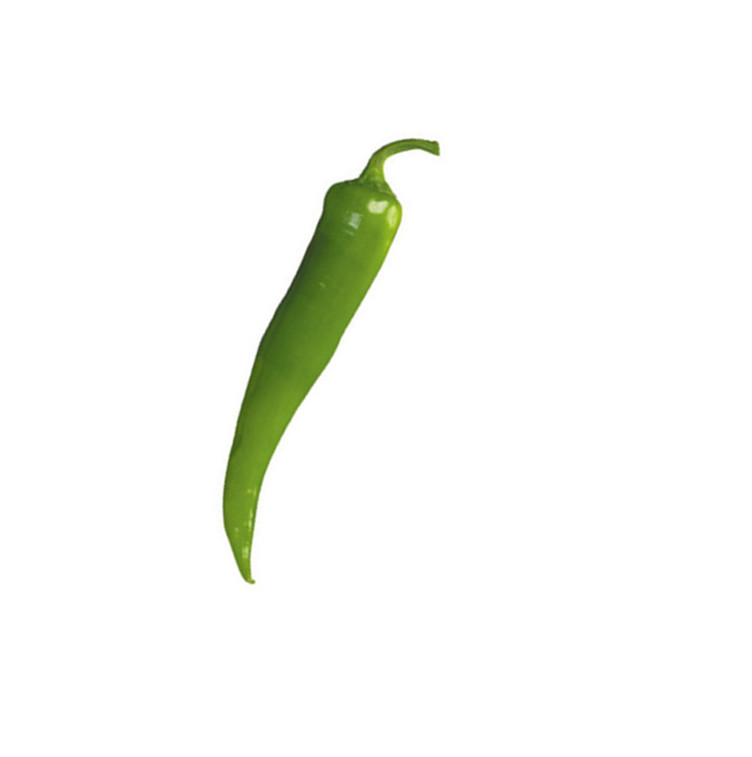
#> input picture src/p1.jpg, 752 x 757 px
$ python mytest.py
#> lines starting #> are read from the running program, lines starting #| are printed output that depends on the picture; after the words box and inside, x2 and y2 are one past the last pixel; in counts of white or black regions, pixels touching at a corner belong together
# -*- coding: utf-8 -*-
"""
Created on Sat Apr 14 00:24:57 2018

@author: user
"""

import numpy as np
import pylab as pl
from skimage.io import imread
from skimage.color import rgb2gray, rgb2hsv
from scipy import ndimage as ndi
import time
import voronoi

imrgb = imread('p1.jpg'); pl.figure(); pl.imshow(imrgb)
#> further down, imrgb is the input picture: shape (757, 752, 3); mean R, G, B 248, 249.5, 245.5

imhsv = rgb2hsv(imrgb)
#> imhsv: shape (757, 752, 3) float64; mean of channels 0, 1, 2 0.0137, 0.0306, 0.979
hcomp = imrgb[:,:,0]
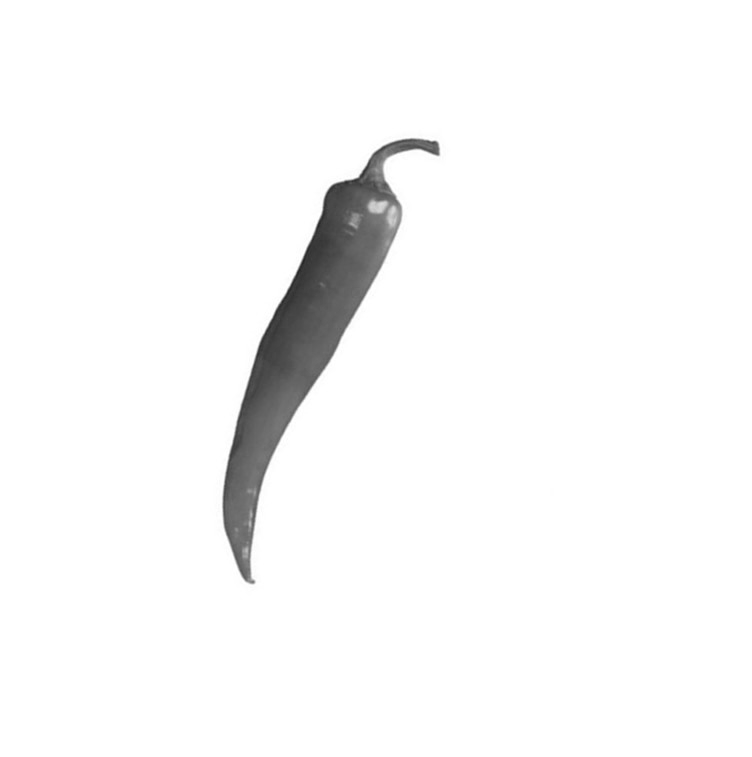
#> hcomp: shape (757, 752); min 36, max 255, mean 248
binary = (50 < hcomp) & (hcomp < 165)
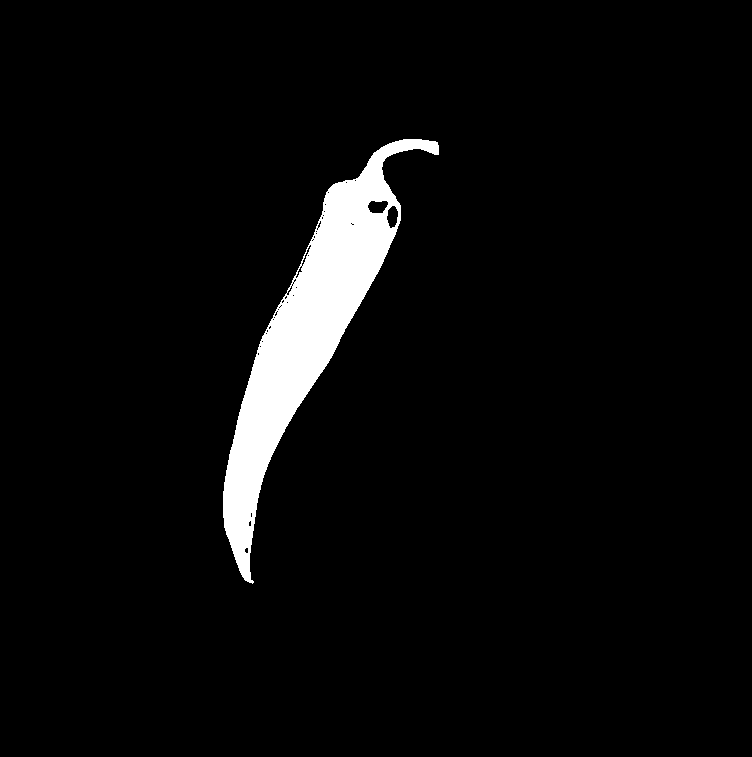
#> binary: shape (757, 752) bool; 4.2% white; 1 white region, box (x1, y1, x2, y2) and area: (223, 139, 439, 584) 23846
im_filled = ndi.binary_fill_holes(binary).astype(np.uint8)
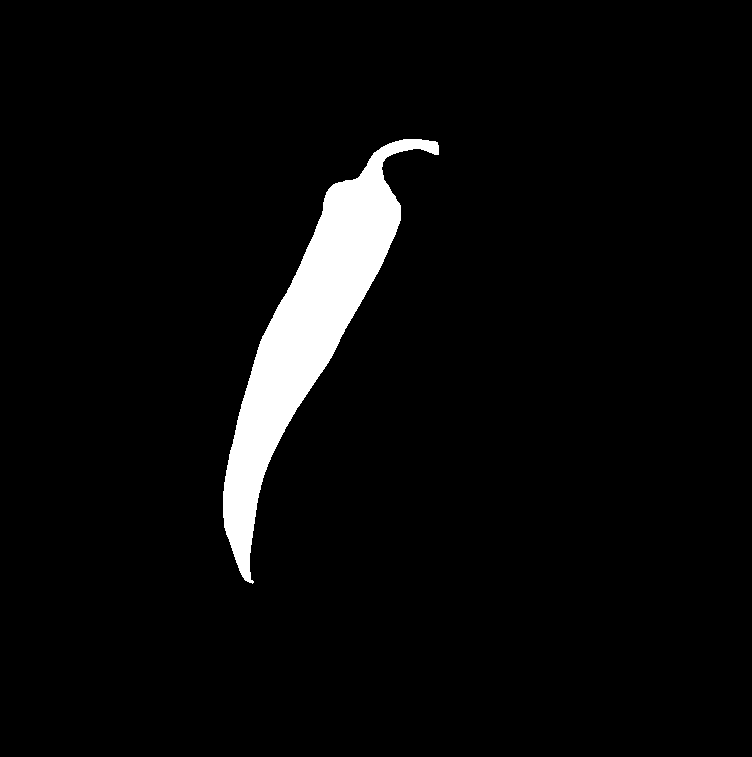
#> im_filled: shape (757, 752); values 0 (black) and 1 (white), 4.3% white; 1 white region, box (x1, y1, x2, y2) and area: (223, 139, 439, 584) 24376

#im_filled = im_filled  * 255


start_time = time.time()
voronoi.thinFast(im_filled, "guo_hall_fast")
#> (this line was passed over: voronoi is not available in this run)
print("--- %s seconds ---" % (time.time() - start_time))

pl.figure(); pl.imshow(im_filled)

pl.show()
